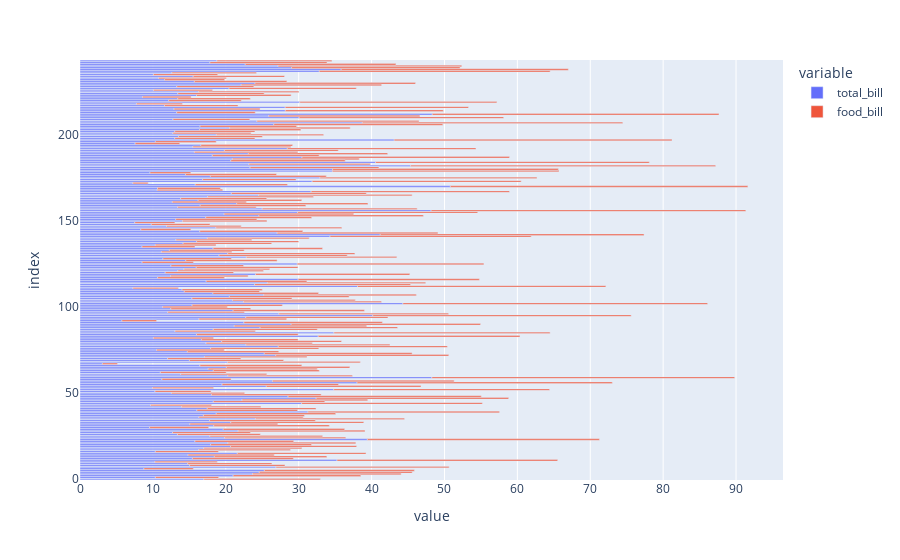

This figure's notebook cell:
### Markdown cell above
### syntax for plotly express
.... 
px.func(dataframe, colname, colname2, othersetting)

### Code cell
px.bar(tips, ['total_bill','food_bill'])

### Figure 1 — Plotly figure (JSON) as saved in the notebook; plotly's stock layout.template omitted (floating-point values rounded to 4 significant figures; data arrays with more than 128 entries replaced by an {"elided": "..."} marker saying what was removed)
{"data": [{"alignmentgroup": "True", "hovertemplate": "variable=total_bill<br>value=%{x}<br>index=%{y}<extra></extra>", "legendgroup": "total_bill", "marker": {"color": "#636efa", "pattern": {"shape": ""}}, "name": "total_bill", "offsetgroup": "total_bill", "orientation": "h", "showlegend": true, "textposition": "auto", "type": "bar", "x": {"elided": "244 float values"}, "xaxis": "x", "y": {"elided": "244 int values"}, "yaxis": "y"}, {"alignmentgroup": "True", "hovertemplate": "variable=food_bill<br>value=%{x}<br>index=%{y}<extra></extra>", "legendgroup": "food_bill", "marker": {"color": "#EF553B", "pattern": {"shape": ""}}, "name": "food_bill", "offsetgroup": "food_bill", "orientation": "h", "showlegend": true, "textposition": "auto", "type": "bar", "x": {"elided": "244 float values"}, "xaxis": "x", "y": {"elided": "244 int values"}, "yaxis": "y"}], "layout": {"barmode": "relative", "legend": {"title": {"text": "variable"}, "tracegroupgap": 0}, "margin": {"t": 60}, "xaxis": {"anchor": "y", "domain": [0, 1], "title": {"text": "value"}}, "yaxis": {"anchor": "x", "domain": [0, 1], "title": {"text": "index"}}}}
